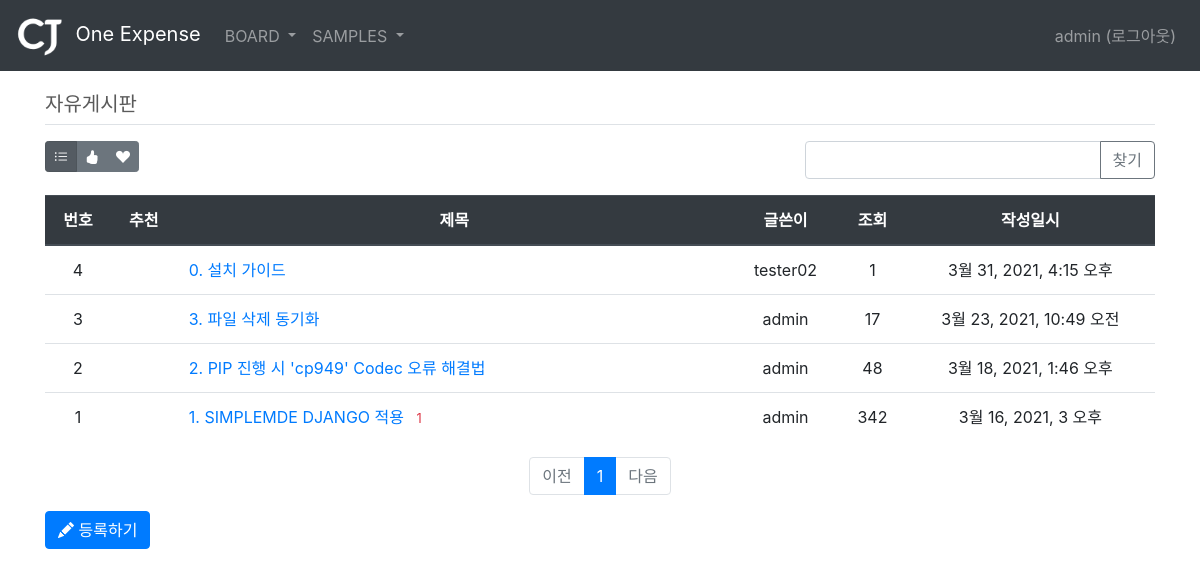
Before: /board/board/2/ (signed in) with the older database file.
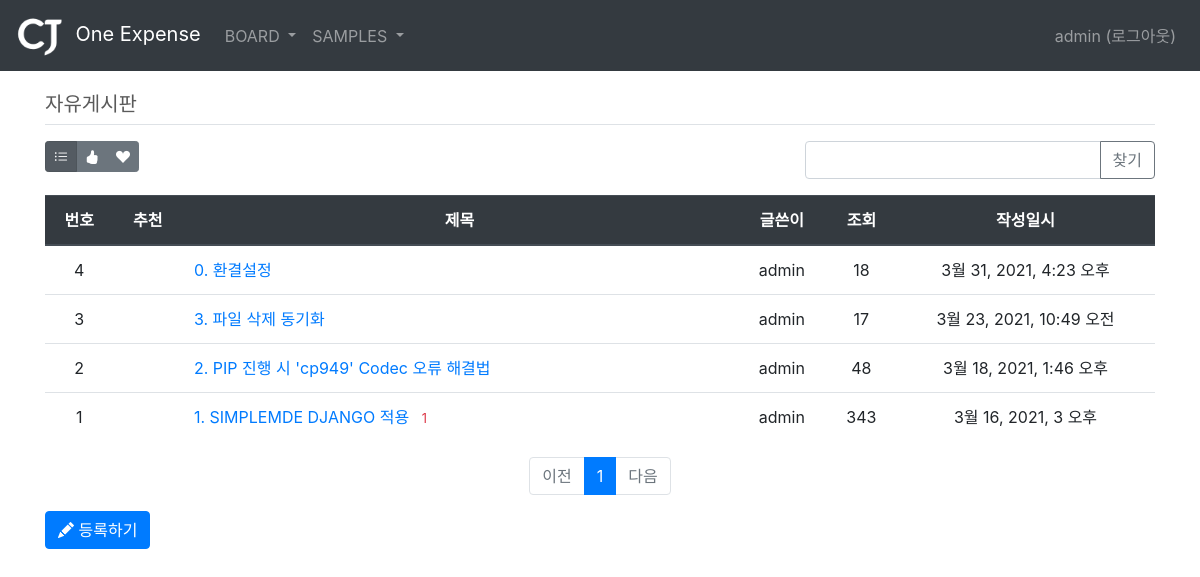
After: the same page with the newer database file.
### common/models.py (models this page shows)
class Menu(models.Model):
    title = models.CharField(max_length=50)
    remark = models.TextField()
    sort_no = models.IntegerField()

### board/models.py (models this page shows, shortened)
class Board(models.Model):
    menu = models.ForeignKey(Menu, on_delete=models.CASCADE, related_name='menu_board')
    author = models.ForeignKey(User, on_delete=models.CASCADE, related_name='author_board')
    subject = models.CharField(max_length=200)
    content = models.TextField()
    hit_count = models.IntegerField(default=0)
    create_date = models.DateTimeField()
    modify_date = models.DateTimeField(null=True, blank=True)
    voter = models.ManyToManyField(User, related_name='voter_board')

### board/views/base_views.py (the view, shortened to what this page needs)
# urls.py: path('board/<int:menu_id>/', base_views.list, name='list'),
@login_required(login_url='common:login')
def list(request, menu_id):
    page = request.GET.get('page', '1')  # 페이지
    kw = request.GET.get('kw', '')  # 검색어
    so = request.GET.get('so', 'recent')  # 정렬기준
    if so == 'recommend':
        board_list = Board.objects.filter(menu=menu_id).annotate(num_voter=Count('voter')).order_by('-num_voter', '-create_date')
    elif so == 'popular':
        board_list = Board.objects.filter(menu=menu_id).annotate(num_reply=Count('reply')).order_by('-num_reply', '-create_date')
    else:  # recent
        board_list = Board.objects.filter(menu=menu_id).order_by('-create_date')
    paginator = Paginator(board_list, 10)  # 페이지당 10개씩 보여주기
    page_obj = paginator.get_page(page)
    menu = Menu.objects.get(id=menu_id)
    context = {'board_list': page_obj, 'page': page, 'kw': kw, 'so': so, 'menu': menu}
    return render(request, 'board/board_list.html', context)

### board/templatetags/board_filter.py (called while the page is built)
@register.filter
def sub(value, arg):
    return value - arg

### templates/board/board_list.html (shortened to what this page needs)
{% extends 'base.html' %}
{% load board_filter %}
{% block content %}
<div class="container my-3" style="padding-top:20px">
    <h5 class="border-bottom py-2">{{ menu.title }}</h5>
    <div class="row justify-content-between my-3">
        <div class="col-2">
            <div class="btn-group" role="group">
                <button type="button" class="btn btn-sm btn-secondary so {% if so == 'recent' %}active{% endif %}" data-so="recent"  data-original-title="최신순">
                    <i class="bi bi-list-ul"></i>
                </button>
                <button type="button" class="btn btn-sm btn-secondary so {% if so == 'recommend' %}active{% endif %}" data-so="recommend" data-original-title="추천순">
                    <i class="bi bi-hand-thumbs-up-fill"></i>
                </button>
                <button type="button" class="btn btn-sm btn-secondary so {% if so == 'popular' %}active{% endif %}" data-so="popular" data-original-title="인기순">
                    <i class="bi bi-suit-heart-fill"></i>
                </button>
            </div>
        </div>
        <div class="col-4 input-group">
            <input type="text" class="form-control kw" value="{{ kw|default_if_none:'' }}">
            <div class="input-group-append">
                <button class="btn btn-outline-secondary" type="button" id="btn_search">찾기</button>
            </div>
        </div>
    </div>
    <table class="table">
        <thead>
        <tr class="text-center thead-dark">
            <th>번호</th>
            <th>추천</th>
            <th style="width:50%">제목</th>
            <th>글쓴이</th>
            <th>조회</th>
            <th>작성일시</th>
        </tr>
        </thead>
        <tbody>
        {% if board_list %}
        {% for board in board_list %}
        <tr class="text-center">
            <td>
                {{ board_list.paginator.count|sub:board_list.start_index|sub:forloop.counter0|add:1 }}
            </td>
            <td>
            </td>
            <td class="text-left">
                <a href="{% url 'board:detail' board.id %}">{{ board.subject }}</a>
                {% if board.reply_set.count > 0 %}
                <span class="text-danger small ml-2">{{ board.reply_set.count }}</span>
                {% endif %}
            </td>
            <td>{{ board.author.username }}</td>
            <td>{{ board.hit_count }}</td>
            <td>{{ board.create_date }}</td>
        </tr>
        {% endfor %}
        {% else %}
        <tr>
            <td colspan="3">게시물이 없습니다.</td>
        </tr>
        {% endif %}
        </tbody>
    </table>
    <ul class="pagination justify-content-center">
        {% if board_list.has_previous %}
        <li class="page-item">
           <a class="page-link" data-page="{{ board_list.previous_page_number }}" href="#">이전</a>
        </li>
        {% else %}
        <li class="page-item disabled">
            <a class="page-link" tabindex="-1" aria-disabled="true" href="#">이전</a>
        </li>
        {% endif %}
        {% for page_number in board_list.paginator.page_range %}
            {% if page_number >= board_list.number|add:-5 and page_number <= board_list.number|add:5 %}
                {% if page_number == board_list.number %}
                <li class="page-item active" aria-current="page">
                    <a class="page-link" data-page="{{ page_number }}" href="#">{{ page_number }}</a>
                </li>
                {% else %}
                <li class="page-item">
                    <a class="page-link" data-page="{{ page_number }}" href="#">{{ page_number }}</a>
                </li>
                {% endif %}
            {% endif %}
        {% endfor %}
        {% if board_list.has_next %}
        <li class="page-item">
            <a class="page-link" data-page="{{ board_list.next_page_number }}" href="#">다음</a>
        </li>
        {% else %}
        <li class="page-item disabled">
            <a class="page-link" tabindex="-1" aria-disabled="true" href="#">다음</a>
        </li>
        {% endif %}
    </ul>
    <a href="{% url 'board:board_create' menu.id %}" class="btn btn-primary"><i class="bi bi-pencil-fill"></i> 등록하기</a>
</div>
{% endblock %}

### templates/base.html (shortened to what this page needs)
{% load static %}
<!doctype html>
<html lang="ko">
<head>
    <link rel="stylesheet" type="text/css" href="{% static 'bootstrap.min.css' %}">
    <link rel="stylesheet" href="https://cdn.jsdelivr.net/npm/bootstrap-icons@1.3.0/font/bootstrap-icons.css">
    <link rel="stylesheet" type="text/css" href="{% static 'simplemde.min.css' %}">
    <link rel="stylesheet" type="text/css" href="{% static 'style.css' %}">
    <link rel="stylesheet" type="text/css" href="{% static 'carousel.css' %}">
</head>
<body>
{% include "navbar.html" %}
{% block content %}
{% endblock %}
</body>
</html>

### templates/navbar.html (shortened to what this page needs)
{% load static %}
<header>
    <nav class="navbar navbar-expand-md navbar-dark fixed-top bg-dark">
        <a class="navbar-brand" href="/">
            <img src="{% static '/images/logo_cj_white.png' %}" class="img-fluid" style="height:45px; padding-right:5px"> One Expense
        </a>
        <div class="collapse navbar-collapse" id="navbarCollapse">
            <ul class="navbar-nav mr-auto">
                <li class="nav-item dropdown">
                    {% if user.is_authenticated %}
                    <a class="nav-link dropdown-toggle" href="{% url 'board:list' 1 %}" data-toggle="dropdown"> BOARD </a>
                    {% endif %}
                </li>
                <li class="nav-item dropdown">
                    {% if user.is_authenticated %}
                    <a class="nav-link dropdown-toggle" href="{% url 'board:list' 1 %}" data-toggle="dropdown"> SAMPLES </a>
                    {% endif %}
                </li>
            </ul>
            <ul class="navbar-nav">
                <li class="nav-item">
                    {% if user.is_authenticated %}
                    <a class="nav-link" href="{% url 'common:logout' %}">{{ user.username }} (로그아웃)</a>
                    {% else %}
                    <a class="nav-link" href="{% url 'common:login' %}">로그인</a>
                    {% endif %}
                </li>
            </ul>
        </div>
    </nav>
</header>

### static/carousel.css (style rules this page uses)
body { padding-top: 3rem; padding-bottom: 3rem; color: #5a5a5a; }

Changed rows visible on the page:
removed Board: paginator.count|sub "4", subject "0. 설치 가이드", author.username "tester02", hit_count "1", create_date "3월 31, 2021, 4:15 오후"
added Board: paginator.count|sub "4", subject "0. 환결설정", author.username "admin", hit_count "18", create_date "3월 31, 2021, 4:23 오후"
changed Board "1. SIMPLEMDE DJANGO 적용": hit_count "342" → "343"
